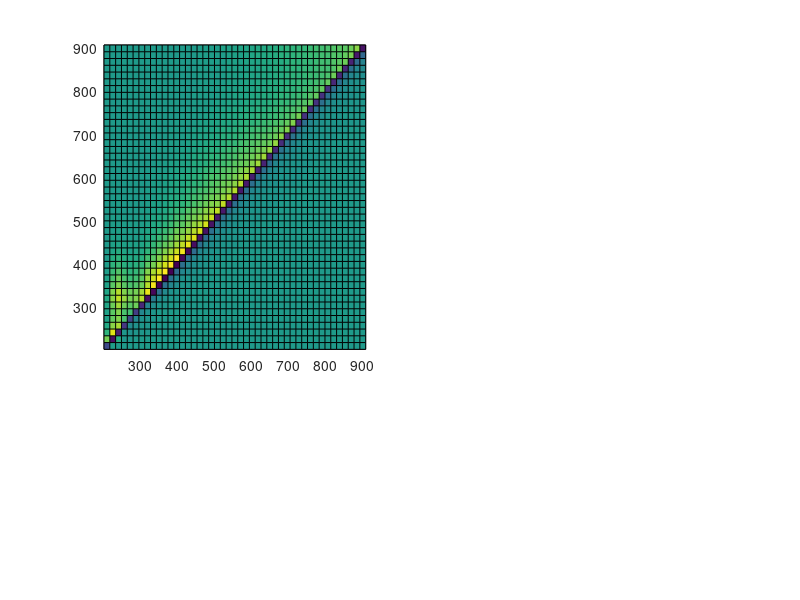

Recreate this plot in MATLAB. (Note: this script raises an error after producing the figure.)
%% RCI_Fig10
% tbeucler - 2017
% Longwave and shortwave linear response matrices derived from RRTM
% simulations

close all; clearvars; fclose('all');

%% 0. Parameters
% Conversion constants
spd = 24*3600; % Number of seconds per day

% Figure characteristics
AMP = 0.15; % Max of linear response matrix [1/day]
fsz = 12; % Fontsize
lw = 1.5; % Linewidth
M0 = 0.01; % Normalization factor to convert LRM in log-space [1/day]

%% 1. Load RCE profiles and LRM

% 1.1 Load RCE thermodynamic profiles from SAM300K simulation
L = load('MAT_DATA/SAM300K_96x96x64_mean_profile.mat');
Lp = numel(L.p); % Size of pressure vector

% 1.2 Interpolate to equal pressure level for eigenvalue analysis
p = linspace(L.p(1),L.p(end),Lp)'; % Interpolated pressure [hPa]
QV = interp1(L.p,L.QV,p,'pchip'); % Specific humidity [kg/kg]
T = interp1(L.p,L.T,p,'pchip'); % Temperature [K]
z = interp1(L.p,L.z,p,'pchip'); % Geopotential height [m]

% 1.3 Load linear response matrices derived from RRTM
load('MAT_DATA/RCI_SAM_RRTM_mult.mat','LRM_LW_mult','LRM_SW_mult');
LRM_LW = squeeze(LRM_LW_mult(5,3,:,:)); % LW linear response matrix
LRM_SW = squeeze(LRM_SW_mult(5,3,:,:)); % SW linear response matrix

% 1.4 Loads restriction for LRM
load('MAT_DATA/RCI_SAM_convection_mult.mat','ibl_mult','itp_mult');
res = ibl_mult(5,3):itp_mult(5,3);

%% 2. Paper Figure 08
F = figure('position',[100 100 800 400]);

%%% 2.1 Longwave linear response matrix
SUB1=subplot(3,2,[1 3]);

TOPLOT = sign(LRM_LW(res,res)).*log10(1+abs(spd*LRM_LW(res,res)/M0)); % Log scale
P = pcolor(p(res),p(res),TOPLOT); % Plot scaled LRM in index-space
P.LineStyle = 'none'; % No black lines in pcolor plot
colormap(redblue); CLIM = log10(1+AMP/M0); caxis([-CLIM CLIM]); % Colormap

% Axis and appearance
xlim([min(p(res)) max(p(res))]); ylim([min(p(res)) max(p(res))]);
ylabel('$p_{i}\ [hPa]$','Interpreter','Latex','Fontsize',fsz);
set(gca,'Ydir','reverse','Xdir','reverse'); % Adjust appearance of axis
axes('Position', [0.05 0.05 0.9 0.9], 'Visible', 'off');
set(SUB1,'tickLabelInterpreter','Latex','Box','on','tickDir','out','XTick','');
SUB1_P = SUB1.Position; % Save position of first sub-plot

%%% 2.2 Longwave column-integrated growth-rate
SUB2=subplot(3,2,5);

[GR_LW,~] = LRM_growthrate(spd*LRM_LW',p',res);
plot(p(res),GR_LW,'color',[0 0 0],'Linewidth',lw+1);

% Axis and appearance
grid on; xlim([min(p(res)) max(p(res))]); ylim([-0.45 0.7]);
xlabel('$p_{j}\ [hPa]$','Interpreter','Latex','Fontsize',fsz);
ylabel('$\widehat{M}_{j}\ [d^{-1}]$','Interpreter','Latex','Fontsize',fsz);
set(SUB2,'tickLabelInterpreter','Latex','Box','on','tickDir','out',...
    'Fontsize',fsz,'Xdir','reverse');
SUB2.Position(2) = SUB1_P(2)-SUB2.Position(4);
SUB2.Position(1) = SUB1_P(1); SUB2.Position(3) = SUB1_P(3);
SUB1.Position = SUB1_P; SUB1.FontSize = fsz;

%%% 2.3 Shortwave linear response matrix
SUB3=subplot(3,2,[2 4]);

TOPLOT = sign(LRM_SW(res,res)).*log10(1+abs(spd*LRM_SW(res,res)/M0)); % Log scale
P = pcolor(p(res),p(res),TOPLOT); % Plot scaled LRM in index-space
P.LineStyle = 'none'; % No black line in pcolor plot
colormap(redblue); CLIM = log10(1+AMP/M0); caxis([-CLIM CLIM]); % Colormap

c = colorbar; % Colorbar 
ylabel(c,'$day^{-1}$','Interpreter','Latex','Fontsize',fsz+1); % Colorbar's label
C = str2double(c.TickLabels); % Colorbar's ticks in log-space
c.TickLabels=num2str(M0*sign(C).*(10.^abs(C)-1),'%02.2f'); % Convert them to lin-space
c.TickLabelInterpreter = 'Latex';

% Axis and appearance
xlim([min(p(res)) max(p(res))]); ylim([min(p(res)) max(p(res))]);
set(gca,'Ydir','reverse','Xdir','reverse'); % Adjust appearance of axis
axes('Position', [0.05 0.05 0.9 0.9], 'Visible', 'off');
set(SUB3,'tickLabelInterpreter','Latex','Box','on','tickDir','out',...
    'XTick','','YTick','');
SUB3_P = SUB3.Position; % Save position of first sub-plot

%%% 2.4 Shortwave column-integrated growth-rate
SUB4=subplot(3,2,6);

[GR_SW,~] = LRM_growthrate(spd*LRM_SW',p',res);
plot(p(res),GR_SW,'color',[0 0 0],'Linewidth',lw+1);

% Axis and appearance
grid on; xlim([min(p(res)) max(p(res))]); ylim([-0.06 0.06]);
xlabel('$p_{j}\ [hPa]$','Interpreter','Latex','Fontsize',fsz);
ylabel('$\widehat{M}_{j}\ [d^{-1}]$','Interpreter','Latex','Fontsize',fsz);
set(SUB4,'tickLabelInterpreter','Latex','Box','on','tickDir','out',...
    'Fontsize',fsz,'YAxisLocation','right','Xdir','reverse');
SUB4.Position(2) = SUB3_P(2)-SUB4.Position(4);
SUB4.Position(1) = SUB3_P(1); SUB4.Position(3) = SUB3_P(3);
SUB3.Position = SUB3_P; SUB3.FontSize = fsz;

%%% 2.5 Final adjustments

% Shift right panel to the left and colorbar to the right
hold on; xshift = 0.05;
c.Position(1) = c.Position(1)+xshift;
SUB3.Position(1)=SUB3.Position(1)-xshift;
SUB4.Position(1)=SUB4.Position(1)-xshift;
SUB3.Position(3)=SUB1.Position(3);
SUB4.Position(3)=SUB2.Position(3);

% Leading eigenvalue real part
[~,D]=eig(spd*LRM_LW(res,res));[lam,~]=sort(real(diag(D))); LAM_LW = lam(end);
[~,D]=eig(spd*LRM_SW(res,res));[lam,~]=sort(real(diag(D))); LAM_SW = lam(end);
annotation(F,'textbox',[SUB2.Position(1)+0.1*SUB2.Position(3)...
    SUB2.Position(2)+0.05*SUB2.Position(4) 0.1 0.06],'String',...
    ['$\lambda=$',num2str(LAM_LW,'%03.2f'),'$\mathrm{d^{-1}}$'],...
    'LineStyle','none','Interpreter','latex',...
    'FitBoxToText','off','BackgroundColor',[1 1 1],'Fontsize',fsz+1);
annotation(F,'textbox',[SUB4.Position(1)+0.1*SUB4.Position(3)...
    SUB4.Position(2)+0.05*SUB4.Position(4) 0.1 0.06],'String',...
    ['$\lambda=$',num2str(LAM_SW,'%03.2f'),'$\mathrm{d^{-1}}$'],...
    'LineStyle','none','Interpreter','latex',...
    'FitBoxToText','off','BackgroundColor',[1 1 1],'Fontsize',fsz+1);

% Panel identifiers
annotation(F,'textbox',[SUB1.Position(1)-0.2*SUB1.Position(3)...
    SUB1.Position(2)+0.9*SUB1.Position(4) 0.025 0.075],'String','a)',...
    'LineStyle','none','Interpreter','latex',...
    'FitBoxToText','off','BackgroundColor',[1 1 1],'Fontsize',fsz+1);
annotation(F,'textbox',[SUB3.Position(1)-0.1*SUB3.Position(3)...
    SUB3.Position(2)+0.9*SUB3.Position(4) 0.025 0.075],'String','b)',...
    'LineStyle','none','Interpreter','latex',...
    'FitBoxToText','off','BackgroundColor',[1 1 1],'Fontsize',fsz+1);

%%% 2.6 Save plot
% Trick to get current directory on different machines
thisfile  = which(mfilename);
basedir = thisfile(1:strfind(thisfile,mfilename)-1);
% Save plot
gcfsavepdf([basedir 'PDF_DATA\RCI_Fig10.pdf']);
